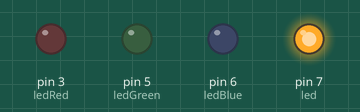
Simulated run of this sketch. Board: Arduino Uno, built with avr-gcc and run on an emulated ATmega328P. On the bench: output pins drawn as LEDs (lit = HIGH).

Above: at 0.5 s.
At 2.5 s:
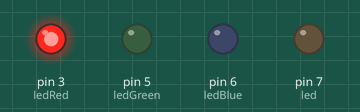
At 4.5 s:
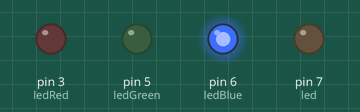
At 6.5 s:
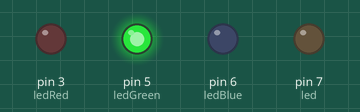
At 9.5 s:
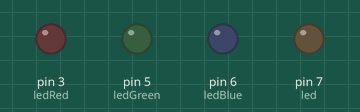
Timing chart, 0 to 10.4 s (numbered marks = the images above):
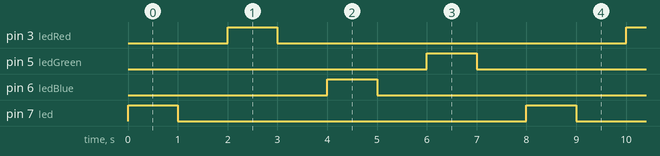

Measured:
- by itself, pin 3 (ledRed), pin 5 (ledGreen), pin 6 (ledBlue), pin 7 (led): alternates HIGH for 1.0 s and LOW for 7.0 s
- by itself, everything shown: repeats every 8.0 s, in 8 steps

The sketch:

ex01_digital_output_ext01.ino
```cpp
const byte led = 7;
const byte ledRed = 3;
const byte ledGreen =5;
const byte ledBlue = 6;

void setup() {
  pinMode(led, OUTPUT);
  pinMode(ledRed, OUTPUT);
  pinMode(ledGreen, OUTPUT);
  pinMode(ledBlue, OUTPUT);
}

void loop() {
  digitalWrite(led, HIGH);
  delay(1000);
  digitalWrite(led, LOW);
  delay(1000);
  digitalWrite(ledRed, HIGH);
  delay(1000);
  digitalWrite(ledRed, LOW);
  delay(1000);
  digitalWrite(ledBlue, HIGH);
  delay(1000);
  digitalWrite(ledBlue, LOW);
  delay(1000);
  digitalWrite(ledGreen, HIGH);
  delay(1000);
  digitalWrite(ledGreen, LOW);
  delay(1000);
}
```
